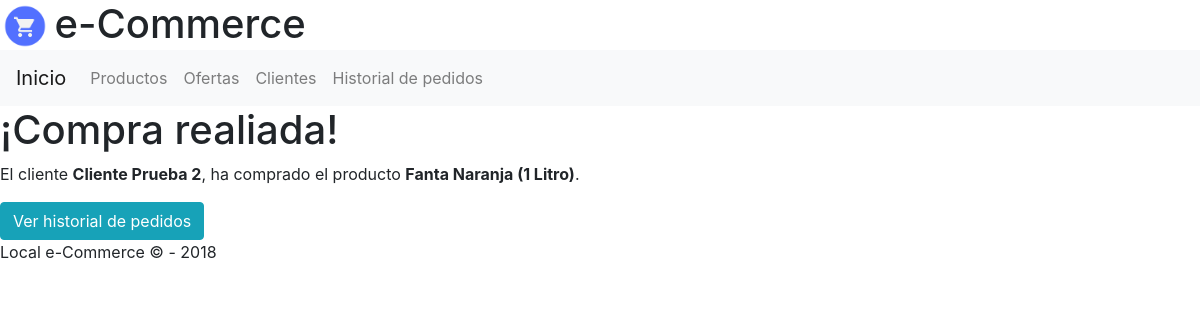
/carrito/ref0000002/2/, run on the app's committed database.
### web/models.py (models this page shows, shortened)
class Product(models.Model):
    reference = models.CharField(max_length=10)
    title = models.CharField(max_length=256)
    quantity = models.IntegerField(blank=True, null=True)
    price = models.IntegerField()
    offer = models.BooleanField()
    stock = models.BooleanField()
    img = models.CharField(max_length=256, blank=True, null=True)

class Client(models.Model):
    dni = models.CharField(max_length=10)
    first_name = models.CharField(max_length=256)
    last_name = models.CharField(max_length=256)
    address = models.CharField(max_length=256)
    premium = models.BooleanField()

### web/views.py (the view)
# urls.py: path('carrito/<str:reference>/<int:code>/', views.cart),
def cart(request, reference, code):
    product = Product.objects.get(reference=reference)
    code_cart = Client.objects.get(id=code)
    cart = Cart(client=code_cart, product=product)
    cart.save()
    clients = Client.objects.all()
    products = Product.objects.all()
    context = {
        'clients': clients,
        'products': products,
        'code': code,
        'reference': reference,
    }
    return render(request, "web/cart.html", context)

### web/templates/web/cart.html (shortened to what this page needs)
{% extends 'web/html.html' %}
{% load static %}
{% block body %}
<header>{% include 'web/header.html' %}</header>
{% include 'web/navbar.html' %}
<main>
  <h1>¡Compra realiada!</h1>
  {% for client in clients %}
    {% if client.id == code %}
      {% for product in products %}
        {% if product.reference == reference %}
          <p>El cliente <strong>{{ client.first_name }} {{ client.last_name }}</strong>, ha comprado el producto <strong>{{ product.title }}</strong>.</p>
        {% endif %}
      {% endfor %}
    {% endif %}
  {% endfor %}
  <div>
    <a href="/clientes/historial/"><button type="button" class="btn btn-info">Ver historial de pedidos</button></a>
  </div>
</main>
<footer>{% include 'web/footer.html' %}</footer>
{% endblock %}

### data on the page
Client: first_name "Cliente", last_name "Prueba 2"
Product: title "Fanta Naranja (1 Litro)"
